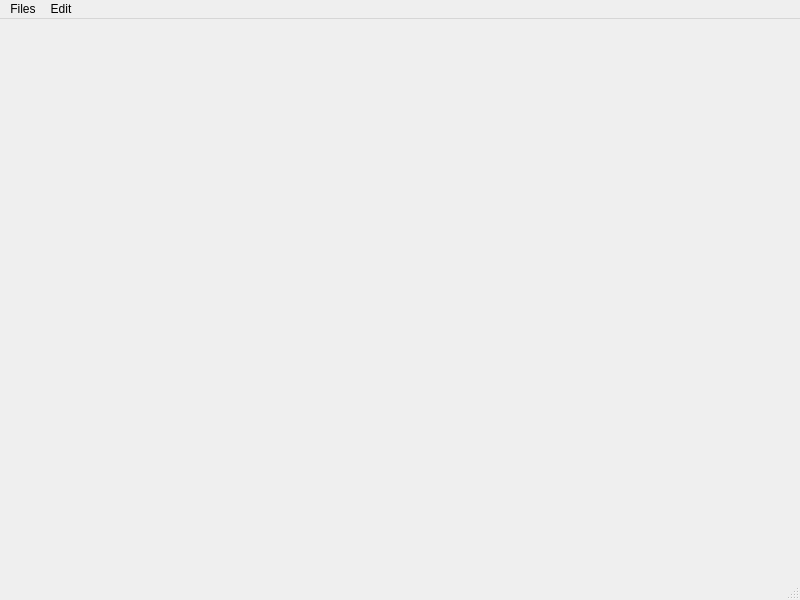
<?xml version="1.0" encoding="UTF-8"?>
<ui version="4.0">
 <class>MainWindow</class>
 <widget class="QMainWindow" name="MainWindow">
  <property name="geometry">
   <rect>
    <x>0</x>
    <y>0</y>
    <width>800</width>
    <height>600</height>
   </rect>
  </property>
  <property name="windowTitle">
   <string>MainWindow</string>
  </property>
  <widget class="QWidget" name="centralwidget"/>
  <widget class="QMenuBar" name="menubar">
   <property name="geometry">
    <rect>
     <x>0</x>
     <y>0</y>
     <width>800</width>
     <height>26</height>
    </rect>
   </property>
   <widget class="QMenu" name="menuFiles">
    <property name="title">
     <string>Files</string>
    </property>
    <addaction name="actionNew"/>
    <addaction name="actionOpen"/>
    <addaction name="separator"/>
    <addaction name="actionClose"/>
   </widget>
   <widget class="QMenu" name="menuEdit">
    <property name="title">
     <string>Edit</string>
    </property>
    <addaction name="actionSelectAll"/>
   </widget>
   <addaction name="menuFiles"/>
   <addaction name="menuEdit"/>
  </widget>
  <widget class="QStatusBar" name="statusbar"/>
  <action name="actionNew">
   <property name="text">
    <string>New</string>
   </property>
  </action>
  <action name="actionOpen">
   <property name="text">
    <string>Open</string>
   </property>
  </action>
  <action name="actionClose">
   <property name="text">
    <string>Close</string>
   </property>
  </action>
  <action name="actionSelectAll">
   <property name="text">
    <string>SelectAll</string>
   </property>
  </action>
 </widget>
 <resources/>
 <connections/>
</ui>
